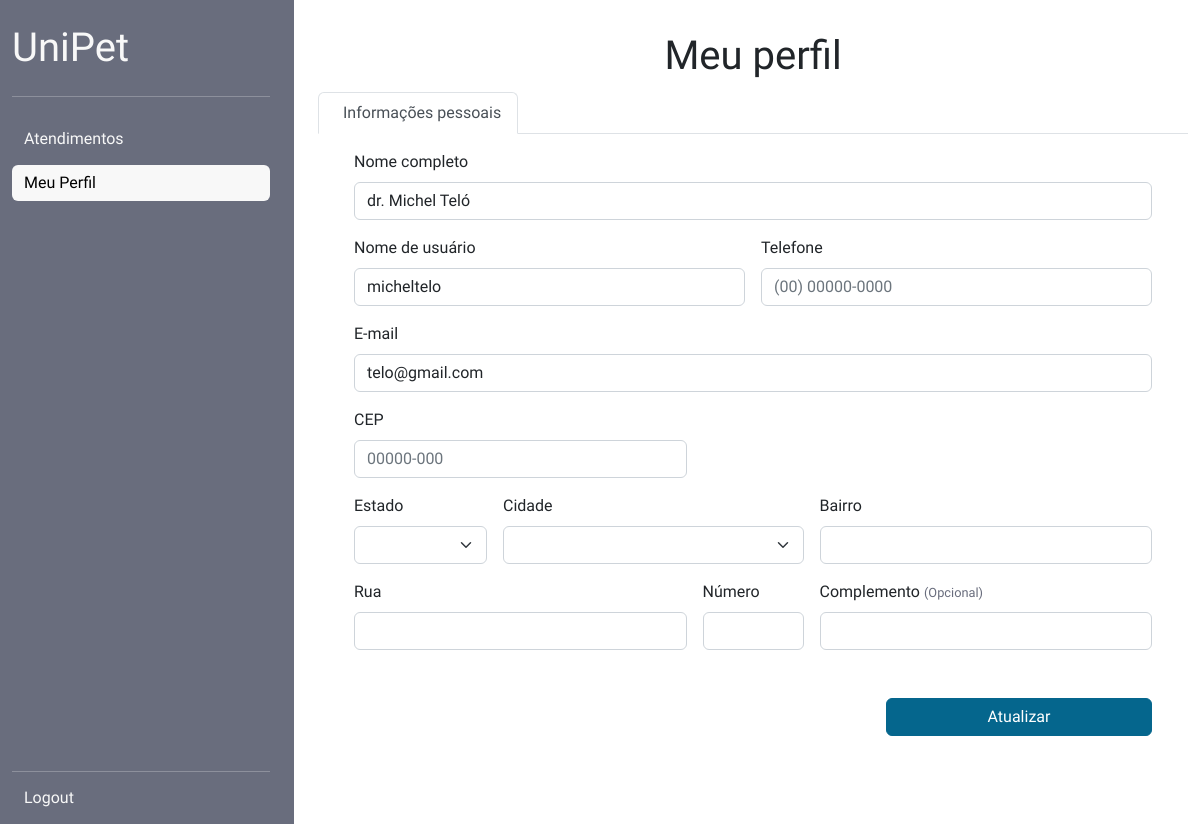
The app's page /src/pages/perfil_usuario.php (signed in) with its own data.
### tables this page shows
CREATE TABLE USUARIO (
    ID_USUARIO INT PRIMARY KEY AUTO_INCREMENT,
    USERNAME_USUARIO VARCHAR(50) NOT NULL UNIQUE,
    NOMECOMPLETO_USUARIO VARCHAR(70) NOT NULL,
    TELEFONE_USUARIO CHAR(15),
    EMAIL_USUARIO VARCHAR(100) NOT NULL UNIQUE,
    SENHA_USUARIO VARCHAR(1000) NOT NULL,
    CEP_USUARIO CHAR(9),
    ESTADO_USUARIO CHAR(2),
    CIDADE_USUARIO VARCHAR(45),
    BAIRRO_USUARIO VARCHAR(45),
    RUA_USUARIO VARCHAR(60),
    NUMEROCASA_USUARIO VARCHAR(7),
    COMPLEMENTOENDERECO_USUARIO VARCHAR(60),
    FK_TIPOUSUARIO INT NOT NULL default 1,
	FOREIGN KEY (FK_TIPOUSUARIO)
	REFERENCES TIPO_USUARIO(ID_TIPO_USUARIO)

);

### backend/select_informacoes_usuario.php (called while the page is built, shortened)
<?php
include("conexao.php");
$comando = $pdo->prepare("SELECT * FROM USUARIO WHERE ID_USUARIO=:id_usuario");
$comando->bindValue(':id_usuario',$_SESSION['pk_usuario']);
$comando->execute();
if ($comando->rowCount()==1)
{
    $info_usuario = $comando->fetch();
}

### src/pages/perfil_usuario.php (the view, shortened to what this page needs)
<!DOCTYPE html>
<html lang="en">
<head>
    <link rel="stylesheet" href="../css/sidebar.css">
    <link rel="stylesheet" href="../css/custom.min.css">
</head>
<body style="overflow: hidden;" data-userupdated = <?php session_start(); echo (isset($_SESSION['user_updated'])) ? "1" : "0"?>>
    <div style="height: 100%; position: absolute; width: 100%">
        <div class="row h-100">
            <?php
                include('_sidebar.php');
                ?>
            <div class="col-9 container mt-4" style="overflow-y: scroll; height: 100vh;">
                <h1 class="h1 text-center mt-2 font-weight-bold" style="height:6.5vh">Meu perfil</h1>
                <div class="container mt-2 text-center col">
                <ul class="nav nav-tabs mb-3" id="myTab" role="tablist">
                <li class="nav-item" role="presentation">
                    <a class="nav-link active" id="ex-with-icons-tab-1" data-mdb-toggle="tab" href="#perfil"
                    aria-controls="ex-with-icons-tabs-1" aria-selected="true"><i class="fas fa-user-alt fa-fw me-2"></i>Informações pessoais</a>
                </li>
                </ul>
                <div id="myTab-content" class="tab-content">
                    <form class="text-start p-5 pt-0 tab-pane fade show active" role="tab-panel" aria-labelledby="myTab-tab-1"
                          action="../../backend/update_informacoes_usuario.php" method="POST" id="perfil">
                        <?php include('../../backend/select_informacoes_usuario.php');?>
                        <div class="mt-3 row">
                            <label class="form-label p-0" for="nomecompleto">Nome completo</label>
                            <input type="text" id="nomecompleto" name="nomecompleto" class="form-control" value="<?php echo $info_usuario['NOMECOMPLETO_USUARIO']; ?>" required>
                        </div>
                        <div class="mt-3 row">
                            <div class="col p-0 pe-2">
                                <label class="form-label" for="nomeusuario">Nome de usuário</label>
                                <input type="text" id="nomeusuario" name="nomeusuario"  class="form-control" value="<?php echo $info_usuario['USERNAME_USUARIO']; ?>" required>
                            </div>
                            <div class="col p-0 ps-2">
                                <label class="form-label" for="telefone">Telefone</label>
                                <input type="text" id="telefone" name="telefone"  class="form-control" placeholder="(00) 00000-0000" value="<?php echo $info_usuario['TELEFONE_USUARIO']; ?>" >
                            </div>
                        </div>
                        <div class="mt-3 row">
                            <label class="form-label p-0" for="email">E-mail</label>
                            <input type="email" id="email" name="email" class="form-control" placeholder="seunome@exemplo.com" value="<?php echo $info_usuario['EMAIL_USUARIO']; ?>" required>
                        </div>
                        <div class="mt-3 row">
                            <div class="col-5 p-0">
                                <label class="form-label" for="cep">CEP</label>
                                <input type="text" id="cep" name="cep" class="form-control" placeholder="00000-000" onkeyup="verInformacoesDoCep(this.value)" value="<?php echo $info_usuario['CEP_USUARIO']; ?>">
                            </div>
                        </div>
                        <div class="mt-3 row">
                            <div class="col-2 p-0 ">
                                <label class="form-label" for="estado">Estado</label>
                                <select class="form-select" id="estado" name="estado" onchange="getCitiesByState(this.value)" form="perfil">
                                </select>
                            </div>
                            <div class="col-5 p-0  ps-3 pe-3">
                                <label class="form-label" for="cidade">Cidade</label>
                                <select class="form-select" id="cidade" name="cidade">
                                </select>
                            </div>
                            <div class="col-5 p-0">
                                <label class="form-label" for="bairro">Bairro</label>
                                <input type="text" id="bairro" name="bairro" class="form-control" value="<?php echo $info_usuario['BAIRRO_USUARIO']; ?>">
                            </div>
                        </div>
                        <div class="mt-3 row">
                            <div class="col-5 p-0">
                                <label class="form-label" for="rua">Rua</label>
                                <input type="text" id="rua" name="rua" class="form-control" value="<?php echo $info_usuario['RUA_USUARIO']; ?>">
                            </div>
                            <div class="col-2 p-0 ps-3 pe-3">
                                <label class="form-label" for="numero">Número</label>
                                <input type="number" id="numero" name="numero" class="form-control" value="<?php echo $info_usuario['NUMEROCASA_USUARIO']; ?>">
                            </div>
                            <div class="col-5 p-0">
                                <label class="form-label" for="complemento">Complemento <span class="text-secondary" style="font-size: 0.8em">(Opcional)</span></label>
                                <input type="text" id="complemento" name="complemento" class="form-control" value="<?php echo $info_usuario['COMPLEMENTOENDERECO_USUARIO']; ?>">
                            </div>
                        </div>
                        <div class="row mt-5 text-end">
                            <div class="col p-0" id="alert-wrapper">
                            </div>
                            <div class="col-4 p-0">
                                <button type="submit" class="btn btn-primary" style="width: 100%" data-mdb-ripple-duration="0">Atualizar</button>
                            </div>
                        </div>
                    </form>
                    </div>
                </div>
            </div>
        </div>
    </div>
</body>
</html>

### records on screen
usuario: nomecompleto "dr. Michel Teló", nomeusuario "micheltelo", email "telo@gmail.com"
